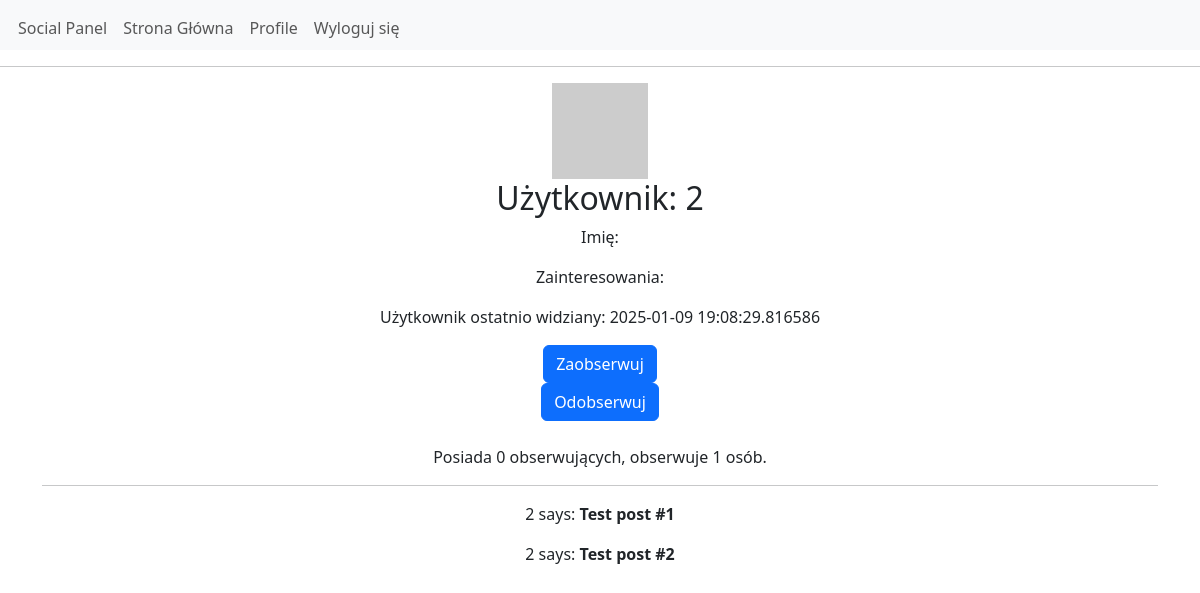
Screenshot of /user/2 (signed in) with the database file from the repository.
### app/models.py (models this page shows, shortened)
class User(UserMixin, db.Model):
    __tablename__ = 'users'
    id = sa.Column(sa.Integer, primary_key=True)
    username = sa.Column(sa.String(64), index=True, unique=True)
    email = sa.Column(sa.String(120), index=True, unique=True)
    password_hash = sa.Column(sa.String(256), nullable=True)
    about_me = sa.Column(sa.String(256))
    last_seen = sa.Column(sa.DateTime, default=datetime.now(timezone.utc))
    posts = so.relationship('Post', back_populates='author')
    following: so.WriteOnlyMapped['User'] = so.relationship(
        secondary=followers, primaryjoin=(followers.c.follower_id == id),
        secondaryjoin=(followers.c.followed_id == id),
        back_populates='followers')
    followers: so.WriteOnlyMapped['User'] = so.relationship(
        secondary=followers, primaryjoin=(followers.c.followed_id == id),
        secondaryjoin=(followers.c.follower_id == id),
        back_populates='following')
    def avatar(self, size):
        hash = md5(self.email.lower().encode('utf-8')).hexdigest()
        return f'https://api.dicebear.com/9.x/notionists/svg?seed={hash}?size={size}'
    def followers_count(self):
        query = sa.select(sa.func.count()).select_from(
            self.followers.select().subquery())
        return db.session.scalar(query)
    def following_count(self):
        query = sa.select(sa.func.count()).select_from(
            self.following.select().subquery())
        return db.session.scalar(query)

### app/routes.py (the view)
@app.route('/user/<username>')
def user(username):
    if current_user.is_authenticated:
        user = db.first_or_404(sa.select(User).where(User.username == username))
        posts = [
            {'author': user, 'body': 'Test post #1'},
            {'author': user, 'body': 'Test post #2'}
        ]
        user_last_seen = user.last_seen
        user_about_me = user.about_me
        can_edit = current_user.username == username
        return render_template('user.html', user=user, posts=posts, user_last_seen=user_last_seen, user_about_me=user_about_me, can_edit=can_edit)
    return redirect(url_for('login'))

### app/models.py (called while the page is built)
@login.user_loader
def load_user(id):
    return db.session.get(User, int(id))

### app/routes.py (called while the page is built)
@app.before_request
def before_request():
    if current_user.is_authenticated:
        current_user.last_seen = datetime.now(timezone.utc)
        db.session.commit()

### app/templates/user.html (shortened to what this page needs)
{% extends "base.html" %}
{% block content %}
<header>
    <div class="user-info">
        <div class="user-avatar">
            <img src="{{ user.avatar(96) }}" width="96" height="96" alt="User Avatar">
        </div>
        <div class="user-details">
            <h2>Użytkownik: {{ user.username }}</h2>
            <p>Imię: {{ user.first_name }}</p>
            <p>Zainteresowania: {{ user.interests }}</p>
            {% if user.last_seen %}
                <p>Użytkownik ostatnio widziany: {{ user.last_seen }}</p>
            {% endif %}
            <form action="{{ url_for('follow', username=user.username) }}" method="post">
                <button type="submit" class="btn btn-primary">Zaobserwuj</button>
            </form>
            <form action="{{ url_for('unfollow', username=user.username) }}" method="post">
                <button type="submit" class="btn btn-primary">Odobserwuj</button>
            </form>
            <br>
            <p>Posiada {{ user.followers_count() }} obserwujących, obserwuje {{ user.following_count() }} osób.</p>
        </div>
    </div>
</header>
    <hr>
    <section class="user-posts">
        {% for post in posts %}
            <article class="post">
                <p>{{ post.author.username }} says: <b>{{ post.body }}</b></p>
            </article>
        {% endfor %}
    </section>
{% endblock %}

### rows the page displays
User: username "2", last_seen "2025-01-09 19:08:29.816586", author.username "2" "2"

### other values shown
{{ user.followers_count() }} "0"
{{ user.following_count() }} "1"
{{ post.body }} "Test post #1" "Test post #2"
